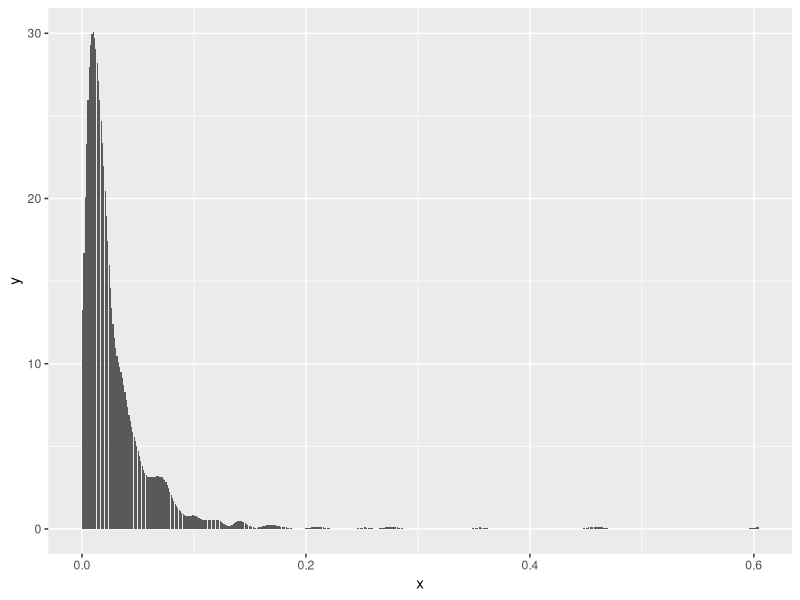
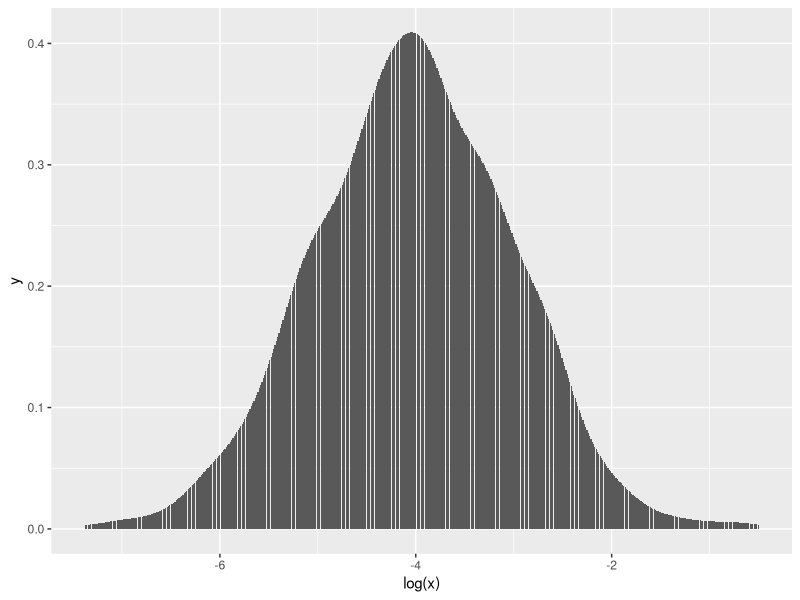
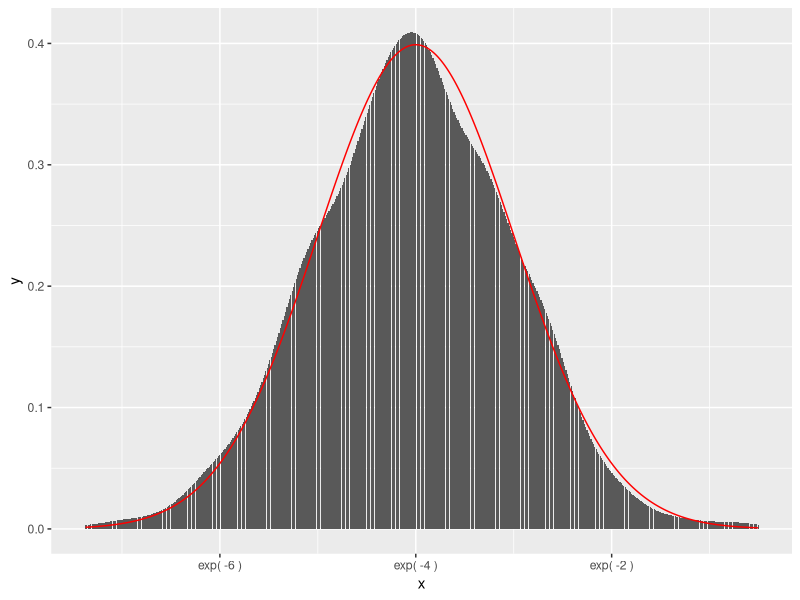
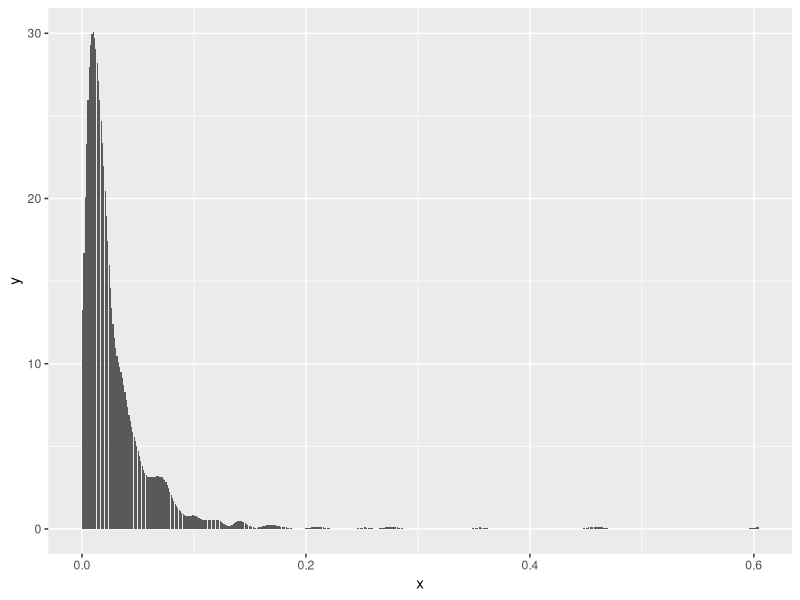
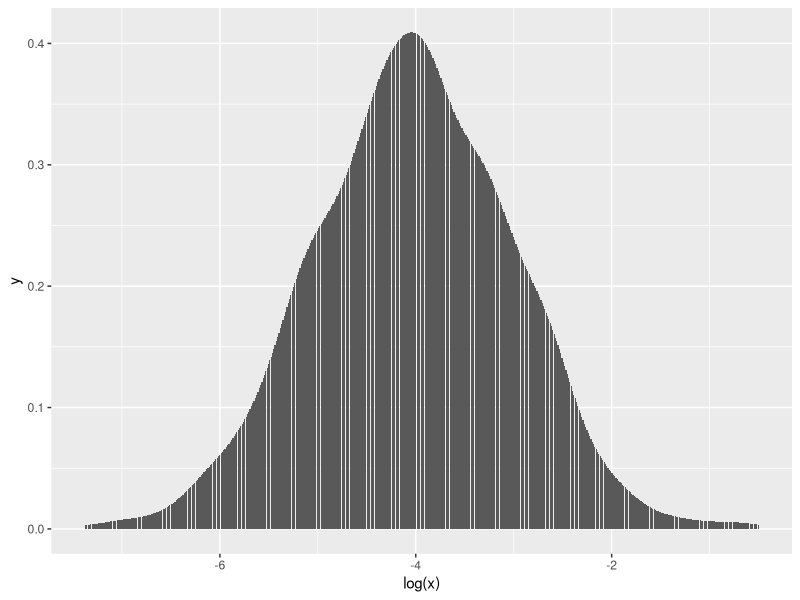
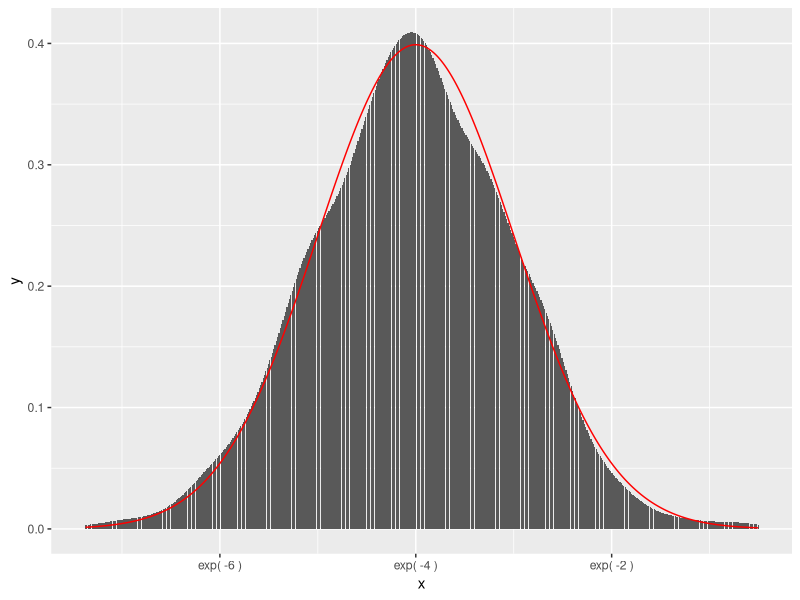

Here is the R script that generated these plots, in order:
    library(ggplot2)
    library(gridExtra)

    set.seed(42)

    dat <- data.frame(x = rlnorm(1000, meanlog = -4, sdlog = 1))

    ggplot(dat) +
      geom_histogram(mapping = aes(x = x), stat = "density")  +
      stat_function(fun = "dlnorm",
                    args = list(meanlog = -4, sdlog = 1),
                    n = 501,
                    color = "red")

ggsave("1.png")

    ggplot(dat) +
      geom_histogram(mapping = aes(x = log(x)), stat = "density")  +
      stat_function(fun = "dnorm",
                    args = list(mean = -4, sd = 1),
                    n = 501,
                    color = "red")

ggsave("2.png")

    ggplot(dat) +
      geom_histogram(mapping = aes(x = x), stat = "density")  +
      stat_function(fun = function(x, ...) {dnorm(log(x), ...) },
                    args = list(mean = -4, sd = 1),
                    n = 501,
                    color = "red") +
      scale_x_continuous(trans = "log",
                         breaks = exp(seq(-6, 0, by = 2)),
                         labels = paste("exp(", seq(-6, 0, by = 2), ")"))

ggsave("3.png")
